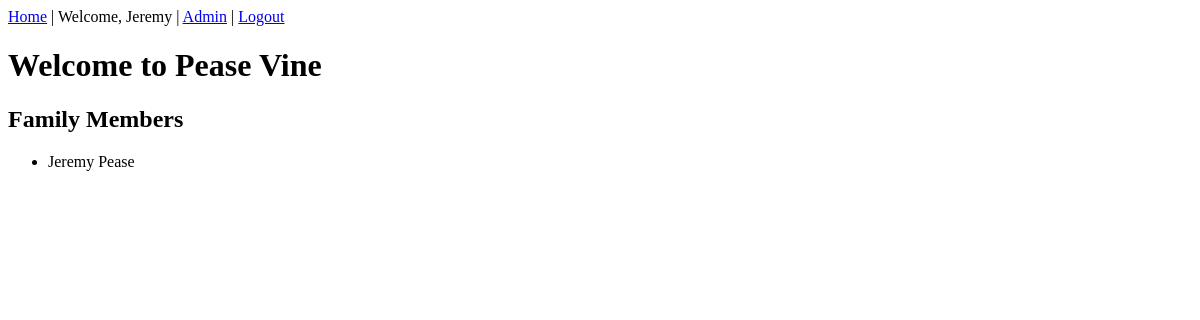
Page / (signed in) on the earlier database version.
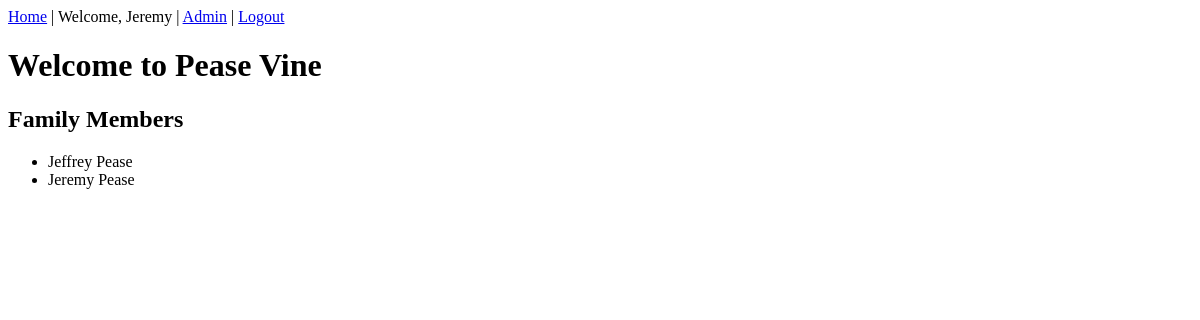
Same page on the later database version.
### app/models.py (models this page shows, shortened)
class Person(db.Model):
    __tablename__ = 'people'
    id = db.Column(db.Integer, primary_key=True)
    name = db.Column(db.String(100), nullable=False)
    gender = db.Column(db.String(10))
    birthday = db.Column(db.Date)
    nickname = db.Column(db.String(50))
    birthplace = db.Column(db.String(100))
    maiden_name = db.Column(db.String(100))
    spouse_name = db.Column(db.String(100))
    deathday = db.Column(db.Date)
    deathplace = db.Column(db.String(100))
    occupation = db.Column(db.String(100))
    email = db.Column(db.String(120))
    phone = db.Column(db.String(20))
    photo_path = db.Column(db.String(200))
    notes = db.Column(db.Text)
    children = db.relationship(
        'Person',
        secondary=parent_child,
        primaryjoin=id == parent_child.c.parent_id,
        secondaryjoin=id == parent_child.c.child_id,
        backref='parents'
    )
    user = db.relationship('User', back_populates='person', uselist=False)
    def get_display_name(self):
        return self.nickname if self.nickname else self.name

### app/routes.py (the view)
@main.route('/')
@login_required
def index():
    people = Person.query.order_by(Person.name).all()
    return render_template('index.html', people=people)

### app/models.py (called while the page is built)
@login_manager.user_loader
def load_user(user_id):
    return User.query.get(int(user_id))

### app/templates/index.html (shortened to what this page needs)
{% extends "base.html" %}
{% block content %}
<h1>Welcome to Pease Vine</h1>
<h2>Family Members</h2>
{% if people %}
    <ul>
        {% for person in people %}
            <li>{{ person.get_display_name() }}</li>
        {% endfor %}
    </ul>
{% else %}
    <p>No family members yet.</p>
{% endif %}
{% endblock %}

Differences in the rows shown:
added Person: get_display_name "Jeffrey Pease"
